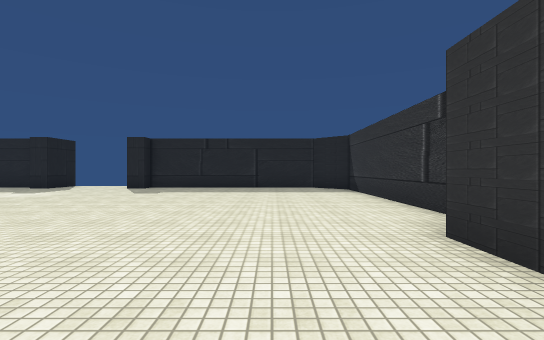
view 1 (above)

15 first-person views from a walk through a scene from a Unity 3-D project. The camera is 1.3 m above the floor, looks level and sees 85° across. The floor is counted in squares, 2 m on a side. Each view is taken from the middle of a square. On the plan, view 1 faces up. The plan holds only what a view shows up to about 9 squares ahead; the rest is blank. The place goes on beyond the plan. Some animated figures are not drawn. Some surface patterns are stand-ins.

view 2
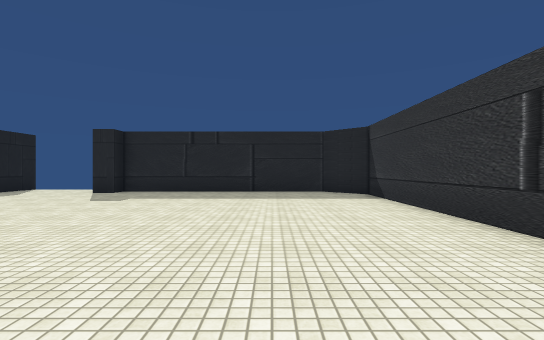

view 3
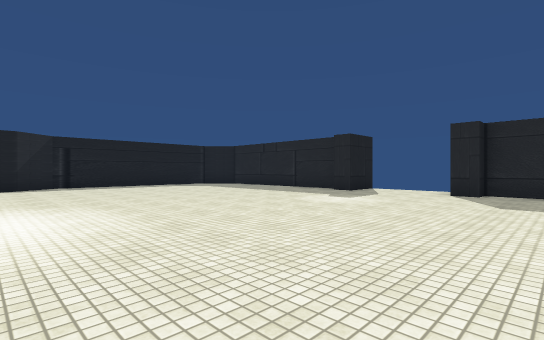

view 4
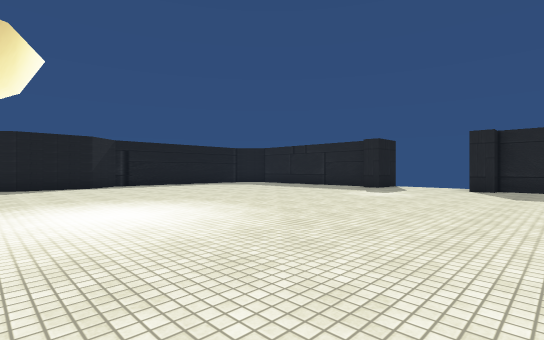

view 5
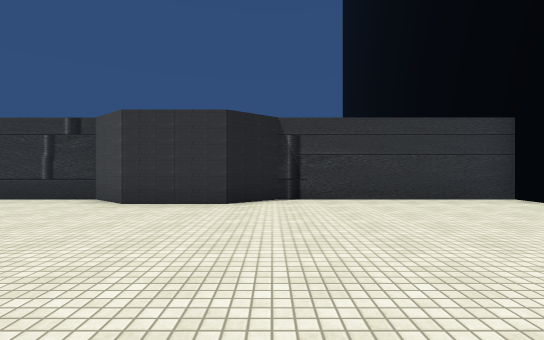

view 6
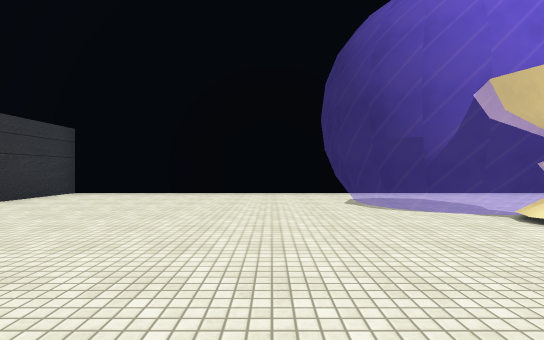

view 7
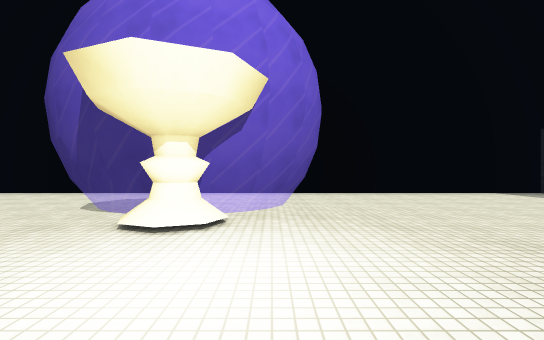

view 8
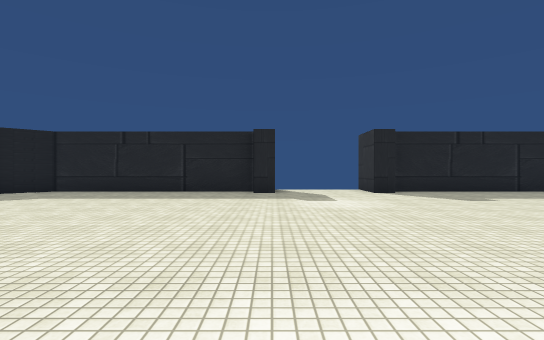

view 9
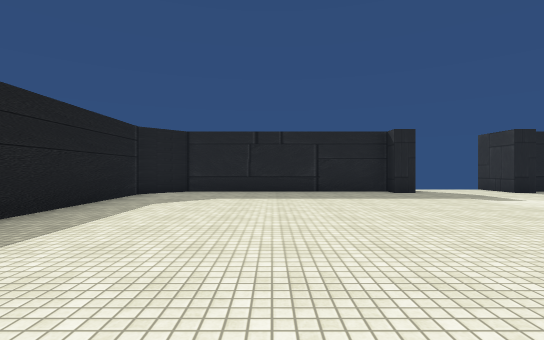

view 10
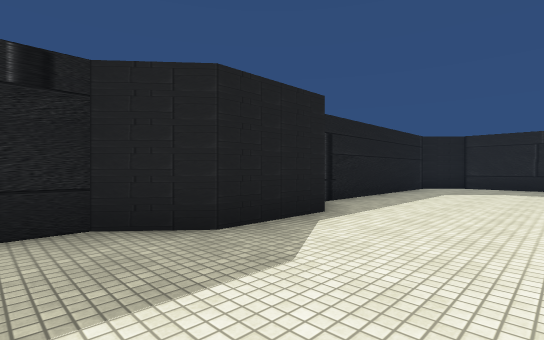

view 11
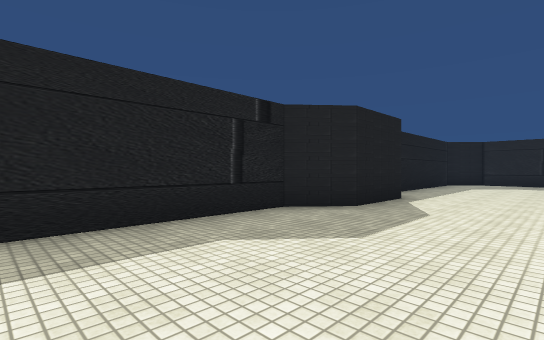

view 12
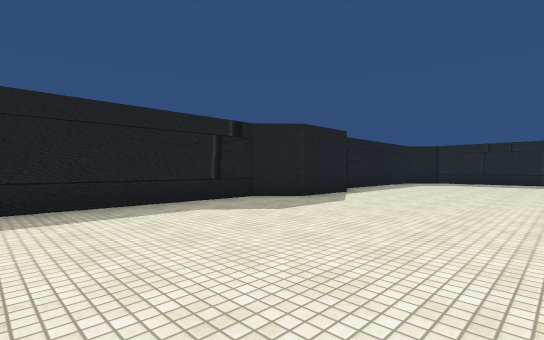

view 13
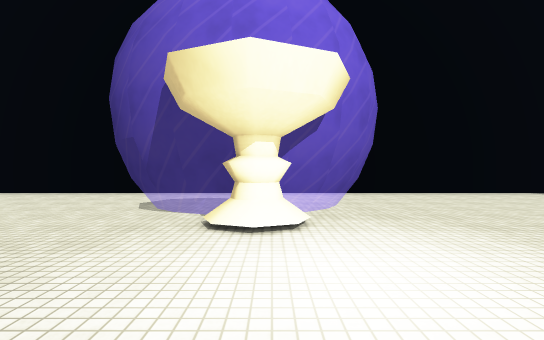

view 14
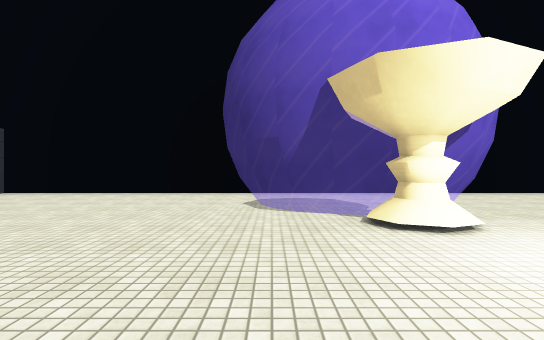

view 15
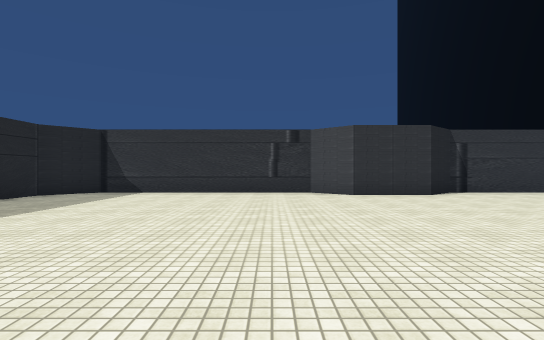

### Floor plan
Key: @ floor where view 1 was taken; # wall or solid block; . floor; = window, fence, low wall or low ledge; O other object.
Columns run from 16 left of view 1 to 3 right of it. Each row starts with its distance up from view 1.
 11  O#######..#######O
 10 O..................O
  9 #..................#
  8 #..................#
  7 #..................#
  6 #..................#
  5 #..................#
  4 #..................#
  3 ##................##
  2  #................#
  1 ##................##
  0 #...............@..#
 -1 #........O=........#
 -2 #.......====.......#
 -3 #.......====.......#
 -4 #.......====.......#
 -5 #.......====.......#
 -6      # ##  ## #

Where each view was taken, in squares from view 1:
view 1: 0 up, 0 right, facing up
view 2: 2 up, 0 right, facing up
view 3: 2 up, 3 left, facing up-left
view 4: 0 up, 3 left, facing up-left
view 5: 0 up, 4 left, facing right
view 6: 3 up, 3 left, facing down
view 7: 3 up, 8 left, facing down
view 8: 2 up, 8 left, facing up
view 9: 2 up, 12 left, facing up
view 10: 1 down, 12 left, facing up-left
view 11: 4 down, 12 left, facing up-left
view 12: 5 down, 10 left, facing up-left
view 13: 3 up, 7 left, facing down
view 14: 3 up, 5 left, facing down
view 15: 5 up, 6 left, facing right
